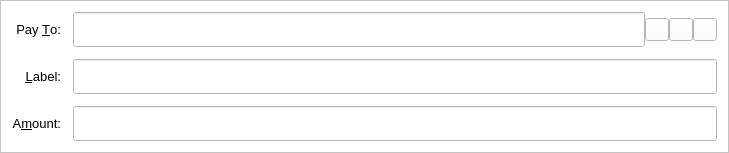
<?xml version="1.0" encoding="UTF-8"?>
<ui version="4.0">
 <class>SendCoinsEntry</class>
 <widget class="QFrame" name="SendCoinsEntry">
  <property name="geometry">
   <rect>
    <x>0</x>
    <y>0</y>
    <width>729</width>
    <height>153</height>
   </rect>
  </property>
  <property name="windowTitle">
   <string>Form</string>
  </property>
  <property name="styleSheet">
   <string notr="true">background-color: rgb(255, 255, 255);
</string>
  </property>
  <property name="frameShape">
   <enum>QFrame::StyledPanel</enum>
  </property>
  <property name="frameShadow">
   <enum>QFrame::Sunken</enum>
  </property>
  <layout class="QGridLayout" name="gridLayout">
   <property name="spacing">
    <number>12</number>
   </property>
   <item row="5" column="0">
    <widget class="QLabel" name="label">
     <property name="font">
      <font>
       <pointsize>10</pointsize>
      </font>
     </property>
     <property name="text">
      <string>A&amp;mount:</string>
     </property>
     <property name="alignment">
      <set>Qt::AlignRight|Qt::AlignTrailing|Qt::AlignVCenter</set>
     </property>
     <property name="buddy">
      <cstring>payAmount</cstring>
     </property>
    </widget>
   </item>
   <item row="3" column="0">
    <widget class="QLabel" name="label_2">
     <property name="font">
      <font>
       <pointsize>10</pointsize>
      </font>
     </property>
     <property name="text">
      <string>Pay &amp;To:</string>
     </property>
     <property name="alignment">
      <set>Qt::AlignRight|Qt::AlignTrailing|Qt::AlignVCenter</set>
     </property>
     <property name="buddy">
      <cstring>payTo</cstring>
     </property>
    </widget>
   </item>
   <item row="5" column="1">
    <widget class="ChingelingAmountField" name="payAmount">
     <property name="enabled">
      <bool>true</bool>
     </property>
     <property name="minimumSize">
      <size>
       <width>0</width>
       <height>35</height>
      </size>
     </property>
     <property name="acceptDrops">
      <bool>true</bool>
     </property>
    </widget>
   </item>
   <item row="4" column="1">
    <layout class="QHBoxLayout" name="horizontalLayout_2">
     <property name="spacing">
      <number>0</number>
     </property>
     <item>
      <widget class="QValidatedLineEdit" name="addAsLabel">
       <property name="enabled">
        <bool>true</bool>
       </property>
       <property name="minimumSize">
        <size>
         <width>0</width>
         <height>35</height>
        </size>
       </property>
       <property name="toolTip">
        <string>Enter a label for this address to add it to your address book</string>
       </property>
      </widget>
     </item>
    </layout>
   </item>
   <item row="4" column="0">
    <widget class="QLabel" name="label_4">
     <property name="font">
      <font>
       <pointsize>10</pointsize>
      </font>
     </property>
     <property name="text">
      <string>&amp;Label:</string>
     </property>
     <property name="alignment">
      <set>Qt::AlignRight|Qt::AlignTrailing|Qt::AlignVCenter</set>
     </property>
     <property name="buddy">
      <cstring>addAsLabel</cstring>
     </property>
    </widget>
   </item>
   <item row="3" column="1">
    <layout class="QHBoxLayout" name="payToLayout">
     <property name="spacing">
      <number>0</number>
     </property>
     <item>
      <widget class="QValidatedLineEdit" name="payTo">
       <property name="minimumSize">
        <size>
         <width>0</width>
         <height>35</height>
        </size>
       </property>
       <property name="toolTip">
        <string>The CHL address to send the payment to  (e.g. NfwYhBmGXcFP2Po1NpRUEiK8km2)</string>
       </property>
       <property name="maxLength">
        <number>34</number>
       </property>
      </widget>
     </item>
     <item>
      <widget class="QToolButton" name="addressBookButton">
       <property name="toolTip">
        <string>Choose address from address book</string>
       </property>
       <property name="text">
        <string/>
       </property>
       <property name="icon">
        <iconset resource="../Chingeling.qrc">
         <normaloff>:/icons/sndaddr</normaloff>:/icons/sndaddr</iconset>
       </property>
       <property name="shortcut">
        <string>Alt+A</string>
       </property>
      </widget>
     </item>
     <item>
      <widget class="QToolButton" name="pasteButton">
       <property name="toolTip">
        <string>Paste address from clipboard</string>
       </property>
       <property name="text">
        <string/>
       </property>
       <property name="icon">
        <iconset resource="../Chingeling.qrc">
         <normaloff>:/icons/editpaste</normaloff>:/icons/editpaste</iconset>
       </property>
       <property name="shortcut">
        <string>Alt+P</string>
       </property>
      </widget>
     </item>
     <item>
      <widget class="QToolButton" name="deleteButton">
       <property name="toolTip">
        <string>Remove this recipient</string>
       </property>
       <property name="text">
        <string/>
       </property>
       <property name="icon">
        <iconset resource="../Chingeling.qrc">
         <normaloff>:/icons/remove</normaloff>:/icons/remove</iconset>
       </property>
      </widget>
     </item>
    </layout>
   </item>
  </layout>
 </widget>
 <customwidgets>
  <customwidget>
   <class>QValidatedLineEdit</class>
   <extends>QLineEdit</extends>
   <header>qvalidatedlineedit.h</header>
  </customwidget>
  <customwidget>
   <class>ChingelingAmountField</class>
   <extends>QLineEdit</extends>
   <header>Chingelingamountfield.h</header>
   <container>1</container>
  </customwidget>
 </customwidgets>
 <resources>
  <include location="../Chingeling.qrc"/>
 </resources>
 <connections/>
</ui>
